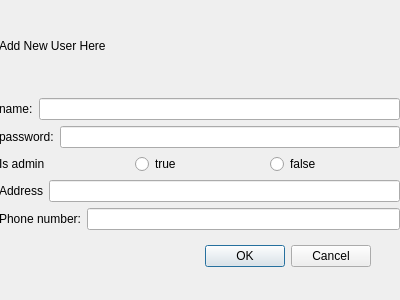
<?xml version="1.0" encoding="UTF-8"?>
<ui version="4.0">
 <class>newUser</class>
 <widget class="QDialog" name="newUser">
  <property name="geometry">
   <rect>
    <x>0</x>
    <y>0</y>
    <width>400</width>
    <height>300</height>
   </rect>
  </property>
  <property name="windowTitle">
   <string>Dialog</string>
  </property>
  <widget class="QDialogButtonBox" name="buttonBox">
   <property name="geometry">
    <rect>
     <x>30</x>
     <y>240</y>
     <width>341</width>
     <height>32</height>
    </rect>
   </property>
   <property name="orientation">
    <enum>Qt::Horizontal</enum>
   </property>
   <property name="standardButtons">
    <set>QDialogButtonBox::Cancel|QDialogButtonBox::Ok</set>
   </property>
  </widget>
  <widget class="QWidget" name="verticalLayoutWidget">
   <property name="geometry">
    <rect>
     <x>-1</x>
     <y>-1</y>
     <width>401</width>
     <height>231</height>
    </rect>
   </property>
   <layout class="QVBoxLayout" name="verticalLayout">
    <item>
     <widget class="QLabel" name="label">
      <property name="text">
       <string>Add New User Here</string>
      </property>
     </widget>
    </item>
    <item>
     <layout class="QHBoxLayout" name="horizontalLayout_4">
      <item>
       <widget class="QLabel" name="label_4">
        <property name="text">
         <string>name:</string>
        </property>
       </widget>
      </item>
      <item>
       <widget class="QLineEdit" name="lineEdit_name"/>
      </item>
     </layout>
    </item>
    <item>
     <layout class="QHBoxLayout" name="horizontalLayout_3">
      <item>
       <widget class="QLabel" name="label_3">
        <property name="text">
         <string>password:</string>
        </property>
       </widget>
      </item>
      <item>
       <widget class="QLineEdit" name="lineEdit_password"/>
      </item>
     </layout>
    </item>
    <item>
     <layout class="QHBoxLayout" name="horizontalLayout_5">
      <item>
       <widget class="QLabel" name="label_5">
        <property name="text">
         <string>Is admin</string>
        </property>
       </widget>
      </item>
      <item>
       <widget class="QRadioButton" name="radioButton_true">
        <property name="text">
         <string>true</string>
        </property>
       </widget>
      </item>
      <item>
       <widget class="QRadioButton" name="radioButton_false">
        <property name="text">
         <string>false</string>
        </property>
       </widget>
      </item>
     </layout>
    </item>
    <item>
     <layout class="QHBoxLayout" name="horizontalLayout_6">
      <item>
       <widget class="QLabel" name="label_6">
        <property name="text">
         <string>Address</string>
        </property>
       </widget>
      </item>
      <item>
       <widget class="QLineEdit" name="lineEdit_address"/>
      </item>
     </layout>
    </item>
    <item>
     <layout class="QHBoxLayout" name="horizontalLayout_2">
      <item>
       <widget class="QLabel" name="label_7">
        <property name="text">
         <string>Phone number:</string>
        </property>
       </widget>
      </item>
      <item>
       <widget class="QLineEdit" name="lineEdit_phoneNumber"/>
      </item>
     </layout>
    </item>
   </layout>
  </widget>
 </widget>
 <resources/>
 <connections>
  <connection>
   <sender>buttonBox</sender>
   <signal>accepted()</signal>
   <receiver>newUser</receiver>
   <slot>accept()</slot>
   <hints>
    <hint type="sourcelabel">
     <x>248</x>
     <y>254</y>
    </hint>
    <hint type="destinationlabel">
     <x>157</x>
     <y>274</y>
    </hint>
   </hints>
  </connection>
  <connection>
   <sender>buttonBox</sender>
   <signal>rejected()</signal>
   <receiver>newUser</receiver>
   <slot>reject()</slot>
   <hints>
    <hint type="sourcelabel">
     <x>316</x>
     <y>260</y>
    </hint>
    <hint type="destinationlabel">
     <x>286</x>
     <y>274</y>
    </hint>
   </hints>
  </connection>
 </connections>
</ui>
